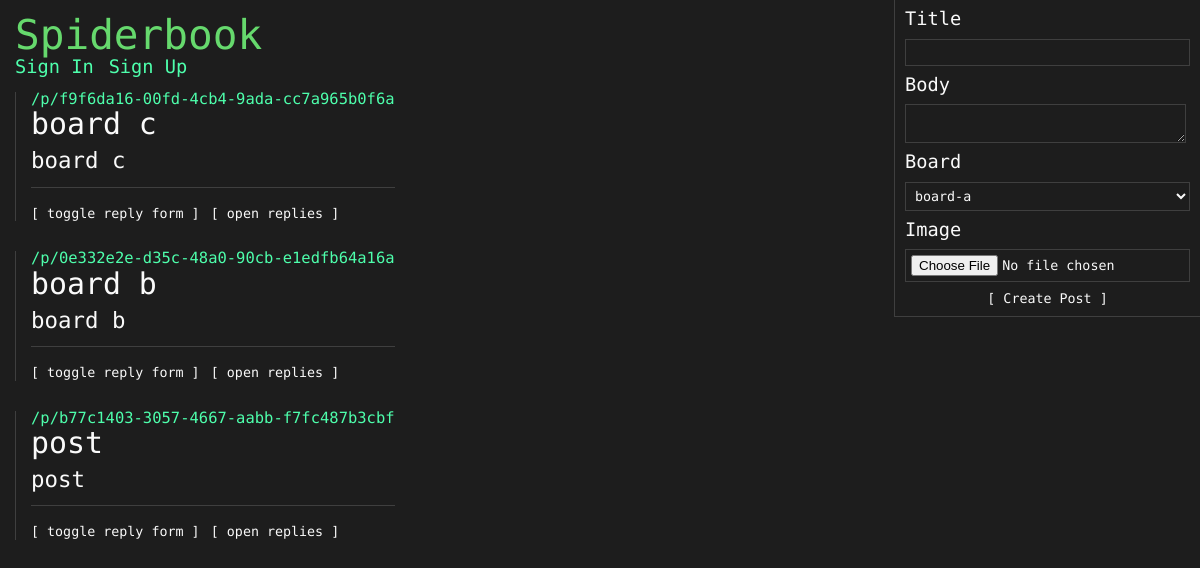
Before: / with the older database file.
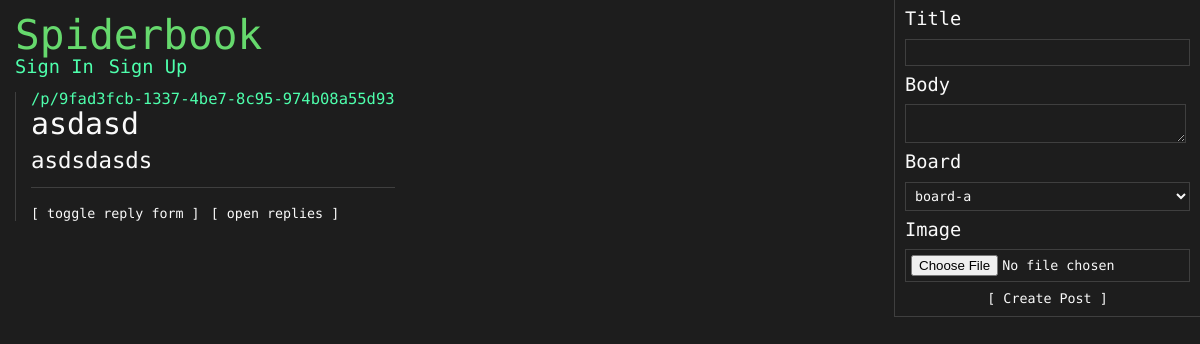
After: the same page with the newer database file.
### application/models.py (models this page shows, shortened)
class Post(db.Model):
    __tablename__ = 'posts'
    uid = db.Column(db.String(36), primary_key=True, nullable=False)
    user_uid = db.Column(db.String(36), db.ForeignKey('users.uid'), nullable=False)
    board = db.Column(db.String(36))
    comments = db.relationship('Comment', backref='post')
    title = db.Column(db.String(128), nullable=False)
    body = db.Column(db.String(1024), nullable=False)
    image_filename = db.Column(db.String(512), nullable=True)
    image_path = db.Column(db.String(512), nullable=True)
    image_mimetype = db.Column(db.String(64), nullable=True)

### application/controllers/index.py (the view)
@bp.get('/')
def index():
    return render_template('board.jinja2',
            title="All",
            pf=PostForm(),
            cf=CommentForm(),
            posts=Post.query.all())

### application/forms.py
class PostForm(FlaskForm):
    title = StringField('Title', validators=[DataRequired(), Length(1, 128)])
    body = TextAreaField('Body', validators=[Length(1, 1024)])
    board = SelectField('Board', validators=[DataRequired()], choices=boards)
    image = FileField('Image', validators=[FileAllowed(['jpg', 'png', 'jpeg', 'bmp'], 'Images only')])

class CommentForm(FlaskForm):
    post_uid = HiddenField('post_uid', validators=[DataRequired()])
    body = TextAreaField('Body', validators=[Length(1, 512)])
    image = FileField('Image', validators=[FileAllowed(['jpg', 'png', 'jpeg', 'bmp'], 'Images only')])

### application/templates/board.jinja2 (shortened to what this page needs)
{% extends 'index.jinja2' %}
{% block css %}
<link rel="stylesheet" href="{{ url_for('static', filename='css/board.css') }}">
{% endblock css %}
{% block body %}
  {% if pf is defined %}
  <form class="post"
        action="/user/post{% if board is defined %}?board={{ board }}{% endif %}"
  method="post" enctype="multipart/form-data">
      {{ pf.title.label }} {{ pf.title(autocomplete="off") }}
      {{ pf.body.label }} {{ pf.body(autocomplete="off") }}
      {{ pf.board.label }} {{ pf.board }}
      {{ pf.image.label }} {{ pf.image }}
      <button type="submit">Create Post</button>
    </form>
  {% endif %}
  <div class="posts">
    {% for post in posts|reverse %}
    <article id="{{ post.uid }}" class="post">
        <h5><a href="{{ url_for('index.post', post=post.uid) }}">
            /p/{{ post.uid }}</a></h5>
        <h2>{{ post['title'] }}</h2>
        <p>{{ post['body'] }}</p>
        <ul class="comment-section">
          {{ w.reply(cf, post.uid, post.comments) }}
        </ul>
      </article>
    {% endfor %}
  </div>
{% endblock body %}

### application/templates/index.jinja2 (shortened to what this page needs)
{% import 'widgets.jinja2' as w %}
<!DOCTYPE html>
<html lang="en">
<head>
  <link rel="stylesheet" href="{{ url_for('static', filename='css/index.css') }}">
  <link rel="stylesheet" href="{{ url_for('static', filename='css/positioning.css') }}">
  {% block css %}{% endblock css %}
</head>
<body>
  <header>
    <h1 class="logo">
      <a href="{{ url_for('index.index') }}">
        <span class="spider">Spider</span><span class="logo book">book</span>
      </a>
    </h1>
    <ul>
      {% if current_user.is_authenticated %}
        <li><a href="{{ url_for('auth.signout') }}">Sign Out</a></li>
      {% else %}
        <li><a href="{{ url_for('auth.signin') }}">Sign In</a></li>
        <li><a href="{{ url_for('auth.signup') }}">Sign Up</a></li>
      {% endif %}
    </ul>
  </header>
  {% block body %}{% endblock body %}
</body>
</html>

### application/templates/widgets.jinja2 (shortened to what this page needs)
{% macro reply(cf, post_uid, replies) %}
<button class="add-comment">toggle reply form</button>
<button class="toggle-comments">open replies</button>
{% endmacro %}

### application/static/css/index.css (style rules this page uses)
:root { font-size: 14pt; --black: #1d1d1d; --white: #fafafa; --green: #66d96d; --idk: #4effac; --gray: #3f3f3f; }
* { margin: 0; padding: 0; box-sizing: border-box; font-family: 'Source Code Pro', Arial, Helvetica, sans-serif; color: var(--white); text-decoration: none; line-height: 1em; list-style-type: none; }
body { padding: 15px; background-color: var(--black); }
h1 { font-weight: 300; font-size: 2.2rem; }
h2, h3, h4, h5, h6 { font-weight: 400; }
a { color: var(--idk); }
a * { color: inherit; }
header { margin-bottom: 15px; }
header h1 { margin-bottom: 2px; }
header ul { display: flex; flex-direction: row; column-gap: 15px; }
.logo .spider { color: var(--green); }
.logo .book { color: var(--green); }
.logo a { color: var(--green); }
label, input, textarea, select { margin-bottom: 10px; }
input, textarea, select { padding: 5px; border: 1px solid var(--gray); background-color: var(--black); }
button { background-color: var(--black); border: 0; }
button::before { content: '[ '; }
button::after { content: ' ]'; }
h2 { font-size: 1.6em; }
p { font-size: 1.2em; }

### application/static/css/positioning.css (style rules this page uses)
form { border: 1px solid var(--gray); padding: 10px; display: flex; flex-direction: column; justify-content: center; }
form.post { max-height: 100vh; }
form.post textarea { width: 35ch; }
form textarea { resize: vertical; }
form.post { position: fixed; top: 0; right: 0; border-top: none; border-right: none; }

### application/static/css/board.css (style rules this page uses)
.posts { display: flex; flex-direction: column; row-gap: 30px; align-items: flex-start; justify-content: flex-start; }
article.post { display: inline-block; }
article { border-left: 1px solid var(--gray); padding-left: 15px; max-width: 40%; }
article h2 { margin: 2px 0 10px; }
article p { margin-bottom: 15px; }
article ul { margin-top: 5px; padding-top: 15px; border-top: 1px solid var(--gray); }

Changed rows visible on the page:
removed Post: uid "f9f6da16-00fd-4cb4-9ada-cc7a965b0f6a", title "board c", body "board c"
removed Post: uid "0e332e2e-d35c-48a0-90cb-e1edfb64a16a", title "board b", body "board b"
removed Post: uid "b77c1403-3057-4667-aabb-f7fc487b3cbf", title "post", body "post"
added Post: uid "9fad3fcb-1337-4be7-8c95-974b08a55d93", title "asdasd", body "asdsdasds"
